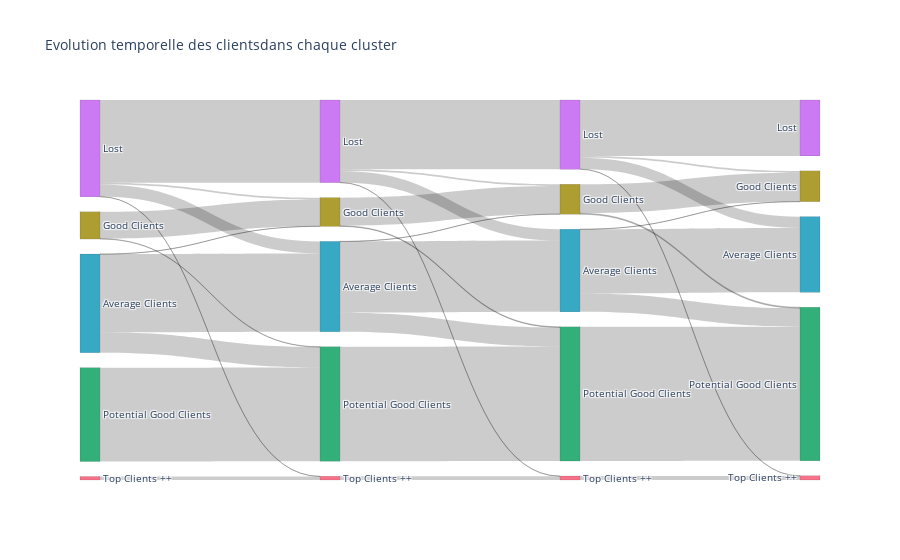

The notebook cell this image was saved under:
### Code cell
# Affiche le diagramme de Sankey
fig = go.Figure(data=[go.Sankey(
    node=dict(
              pad=15,
              thickness=20,
              line=dict(color="black", width=0.1),
              label=sankey_data_2["label"],
              color=sankey_data_2["colors"]
    ),
    link=dict(
              source=sankey_data_2["source"],  # indices correspond to labels
              target=sankey_data_2["target"],
              value=sankey_data_2["value"]
    ),
)])

fig.update_layout(title_text="Evolution temporelle des clients"
                             "dans chaque cluster",
                  font_size=10)
fig.show()

### Figure 1 — Plotly figure (JSON) as saved in the notebook; plotly's stock layout.template omitted (floating-point values rounded to 4 significant figures)
{"data": [{"link": {"source": [0, 0, 0, 0, 0, 1, 1, 1, 1, 1, 2, 2, 2, 2, 2, 3, 3, 3, 3, 3, 4, 4, 4, 4, 4, 5, 5, 5, 5, 5, 6, 6, 6, 6, 6, 7, 7, 7, 7, 7, 8, 8, 8, 8, 8, 9, 9, 9, 9, 9, 10, 10, 10, 10, 10, 11, 11, 11, 11, 11, 12, 12, 12, 12, 12, 13, 13, 13, 13, 13, 14, 14, 14, 14, 14], "target": [5, 6, 7, 8, 9, 5, 6, 7, 8, 9, 5, 6, 7, 8, 9, 5, 6, 7, 8, 9, 5, 6, 7, 8, 9, 10, 11, 12, 13, 14, 10, 11, 12, 13, 14, 10, 11, 12, 13, 14, 10, 11, 12, 13, 14, 10, 11, 12, 13, 14, 15, 16, 17, 18, 19, 15, 16, 17, 18, 19, 15, 16, 17, 18, 19, 15, 16, 17, 18, 19, 15, 16, 17, 18, 19], "value": [24304, 32, 0, 6336, 0, 0, 8341, 0, 103, 0, 3779, 548, 25690, 0, 79, 0, 0, 0, 29145, 0, 0, 0, 0, 0, 1084, 22145, 35, 0, 5903, 0, 0, 8722, 0, 199, 0, 3536, 548, 21529, 0, 77, 0, 0, 0, 35584, 0, 0, 0, 0, 0, 1163, 19952, 17, 0, 5712, 0, 0, 8997, 0, 308, 0, 3546, 537, 17379, 0, 67, 0, 0, 0, 41686, 0, 0, 0, 0, 0, 1240]}, "node": {"color": ["#38a9c5", "#ae9d31", "#cc7af4", "#33b07a", "#f77189", "#38a9c5", "#ae9d31", "#cc7af4", "#33b07a", "#f77189", "#38a9c5", "#ae9d31", "#cc7af4", "#33b07a", "#f77189", "#38a9c5", "#ae9d31", "#cc7af4", "#33b07a", "#f77189"], "label": ["Average Clients", "Good Clients", "Lost", "Potential Good Clients", "Top Clients ++", "Average Clients", "Good Clients", "Lost", "Potential Good Clients", "Top Clients ++", "Average Clients", "Good Clients", "Lost", "Potential Good Clients", "Top Clients ++", "Average Clients", "Good Clients", "Lost", "Potential Good Clients", "Top Clients ++"], "line": {"color": "black", "width": 0.1}, "pad": 15, "thickness": 20}, "type": "sankey"}], "layout": {"font": {"size": 10}, "title": {"text": "Evolution temporelle des clientsdans chaque cluster"}}}
